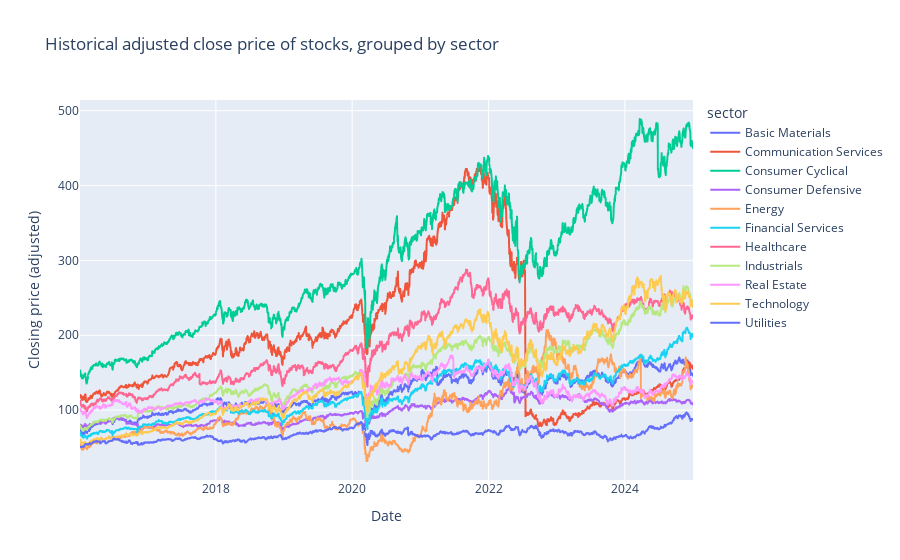

Source (notebook cell):
### Code cell
fig = px.line(grouped_data, x='date', y='close', color=group, 
              title = f'Historical adjusted close price of stocks, grouped by {group}',
              labels = {
                  'date' : 'Date',
                  'close' : 'Closing price (adjusted)'
                })
fig

### Figure 1 — Plotly figure (JSON) as saved in the notebook; plotly's stock layout.template omitted (floating-point values rounded to 4 significant figures; data arrays with more than 128 entries replaced by an {"elided": "..."} marker saying what was removed)
{"data": [{"hovertemplate": "sector=Basic Materials<br>Date=%{x}<br>Closing price (adjusted)=%{y}<extra></extra>", "legendgroup": "Basic Materials", "line": {"color": "#636efa", "dash": "solid"}, "marker": {"symbol": "circle"}, "mode": "lines", "name": "Basic Materials", "showlegend": true, "type": "scattergl", "x": {"elided": "2264 str values"}, "xaxis": "x", "y": {"elided": "2264 float values"}, "yaxis": "y"}, {"hovertemplate": "sector=Communication Services<br>Date=%{x}<br>Closing price (adjusted)=%{y}<extra></extra>", "legendgroup": "Communication Services", "line": {"color": "#EF553B", "dash": "solid"}, "marker": {"symbol": "circle"}, "mode": "lines", "name": "Communication Services", "showlegend": true, "type": "scattergl", "x": {"elided": "2264 str values"}, "xaxis": "x", "y": {"elided": "2264 float values"}, "yaxis": "y"}, {"hovertemplate": "sector=Consumer Cyclical<br>Date=%{x}<br>Closing price (adjusted)=%{y}<extra></extra>", "legendgroup": "Consumer Cyclical", "line": {"color": "#00cc96", "dash": "solid"}, "marker": {"symbol": "circle"}, "mode": "lines", "name": "Consumer Cyclical", "showlegend": true, "type": "scattergl", "x": {"elided": "2264 str values"}, "xaxis": "x", "y": {"elided": "2264 float values"}, "yaxis": "y"}, {"hovertemplate": "sector=Consumer Defensive<br>Date=%{x}<br>Closing price (adjusted)=%{y}<extra></extra>", "legendgroup": "Consumer Defensive", "line": {"color": "#ab63fa", "dash": "solid"}, "marker": {"symbol": "circle"}, "mode": "lines", "name": "Consumer Defensive", "showlegend": true, "type": "scattergl", "x": {"elided": "2264 str values"}, "xaxis": "x", "y": {"elided": "2264 float values"}, "yaxis": "y"}, {"hovertemplate": "sector=Energy<br>Date=%{x}<br>Closing price (adjusted)=%{y}<extra></extra>", "legendgroup": "Energy", "line": {"color": "#FFA15A", "dash": "solid"}, "marker": {"symbol": "circle"}, "mode": "lines", "name": "Energy", "showlegend": true, "type": "scattergl", "x": {"elided": "2264 str values"}, "xaxis": "x", "y": {"elided": "2264 float values"}, "yaxis": "y"}, {"hovertemplate": "sector=Financial Services<br>Date=%{x}<br>Closing price (adjusted)=%{y}<extra></extra>", "legendgroup": "Financial Services", "line": {"color": "#19d3f3", "dash": "solid"}, "marker": {"symbol": "circle"}, "mode": "lines", "name": "Financial Services", "showlegend": true, "type": "scattergl", "x": {"elided": "2264 str values"}, "xaxis": "x", "y": {"elided": "2264 float values"}, "yaxis": "y"}, {"hovertemplate": "sector=Healthcare<br>Date=%{x}<br>Closing price (adjusted)=%{y}<extra></extra>", "legendgroup": "Healthcare", "line": {"color": "#FF6692", "dash": "solid"}, "marker": {"symbol": "circle"}, "mode": "lines", "name": "Healthcare", "showlegend": true, "type": "scattergl", "x": {"elided": "2264 str values"}, "xaxis": "x", "y": {"elided": "2264 float values"}, "yaxis": "y"}, {"hovertemplate": "sector=Industrials<br>Date=%{x}<br>Closing price (adjusted)=%{y}<extra></extra>", "legendgroup": "Industrials", "line": {"color": "#B6E880", "dash": "solid"}, "marker": {"symbol": "circle"}, "mode": "lines", "name": "Industrials", "showlegend": true, "type": "scattergl", "x": {"elided": "2264 str values"}, "xaxis": "x", "y": {"elided": "2264 float values"}, "yaxis": "y"}, {"hovertemplate": "sector=Real Estate<br>Date=%{x}<br>Closing price (adjusted)=%{y}<extra></extra>", "legendgroup": "Real Estate", "line": {"color": "#FF97FF", "dash": "solid"}, "marker": {"symbol": "circle"}, "mode": "lines", "name": "Real Estate", "showlegend": true, "type": "scattergl", "x": {"elided": "2264 str values"}, "xaxis": "x", "y": {"elided": "2264 float values"}, "yaxis": "y"}, {"hovertemplate": "sector=Technology<br>Date=%{x}<br>Closing price (adjusted)=%{y}<extra></extra>", "legendgroup": "Technology", "line": {"color": "#FECB52", "dash": "solid"}, "marker": {"symbol": "circle"}, "mode": "lines", "name": "Technology", "showlegend": true, "type": "scattergl", "x": {"elided": "2264 str values"}, "xaxis": "x", "y": {"elided": "2264 float values"}, "yaxis": "y"}, {"hovertemplate": "sector=Utilities<br>Date=%{x}<br>Closing price (adjusted)=%{y}<extra></extra>", "legendgroup": "Utilities", "line": {"color": "#636efa", "dash": "solid"}, "marker": {"symbol": "circle"}, "mode": "lines", "name": "Utilities", "showlegend": true, "type": "scattergl", "x": {"elided": "2264 str values"}, "xaxis": "x", "y": {"elided": "2264 float values"}, "yaxis": "y"}], "layout": {"legend": {"title": {"text": "sector"}, "tracegroupgap": 0}, "title": {"text": "Historical adjusted close price of stocks, grouped by sector"}, "xaxis": {"anchor": "y", "domain": [0, 1], "title": {"text": "Date"}}, "yaxis": {"anchor": "x", "domain": [0, 1], "title": {"text": "Closing price (adjusted)"}}}}
